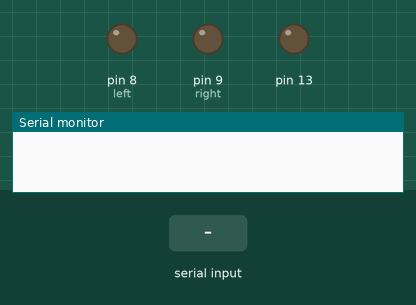
Recording of a sketch running on a simulated Arduino Uno, built with avr-gcc and run on an emulated ATmega328P. On the bench: output pins drawn as LEDs (lit = HIGH), the last lines printed to the serial monitor. Inputs (shaded band) come from the test bench.

Above: at 1.2 s.
1.3 s: "1" received over Serial
At 2.1 s:
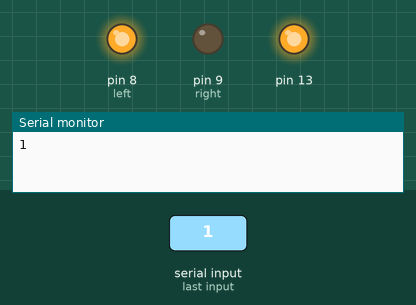
2.8 s: "3" received over Serial
At 3.3 s:
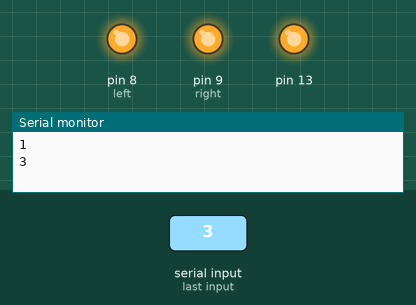
4.3 s: "0" received over Serial
At 5.5 s:
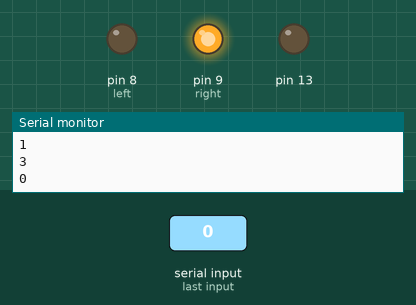
5.8 s: "2" received over Serial
At 6.8 s:
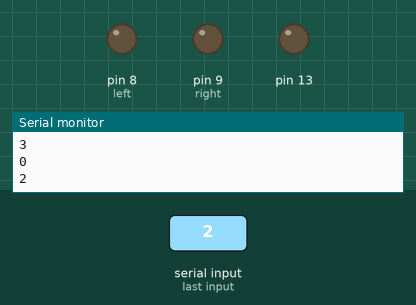
Timing chart, 0 to 8.3 s (numbered marks = the images above; inputs shaded):
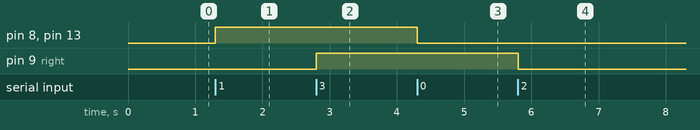

Measured:
- after the input at 1.3 s, pin 8 (left), pin 13: LOW → HIGH at once
- after the input at 2.8 s, pin 9 (right): LOW → HIGH at once
- after the input at 4.3 s, pin 8 (left), pin 13: HIGH → LOW at once
- after the input at 5.8 s, pin 9 (right): HIGH → LOW at once

The sketch:

ArduinoCommunication.ino
```cpp
int left = 8;
int right = 9;
char data = '0';

void setup()
{
    Serial.begin(9600);
    pinMode (left, OUTPUT);
    pinMode (right, OUTPUT);
    pinMode (13, OUTPUT);
}

void loop()
{
    if(Serial.available())
    {
          data = Serial.read();
          Serial.println(data);
          if(data == '0'){
              digitalWrite(left, LOW);
              digitalWrite(13, LOW);
          }
          else if(data == '1'){
              digitalWrite(left, HIGH);
              digitalWrite(13, HIGH);
            }
          else if (data == '2')
              digitalWrite(right, LOW);
          else if (data == '3')
              digitalWrite(right, HIGH);
          else
              ;
    }
}
```
